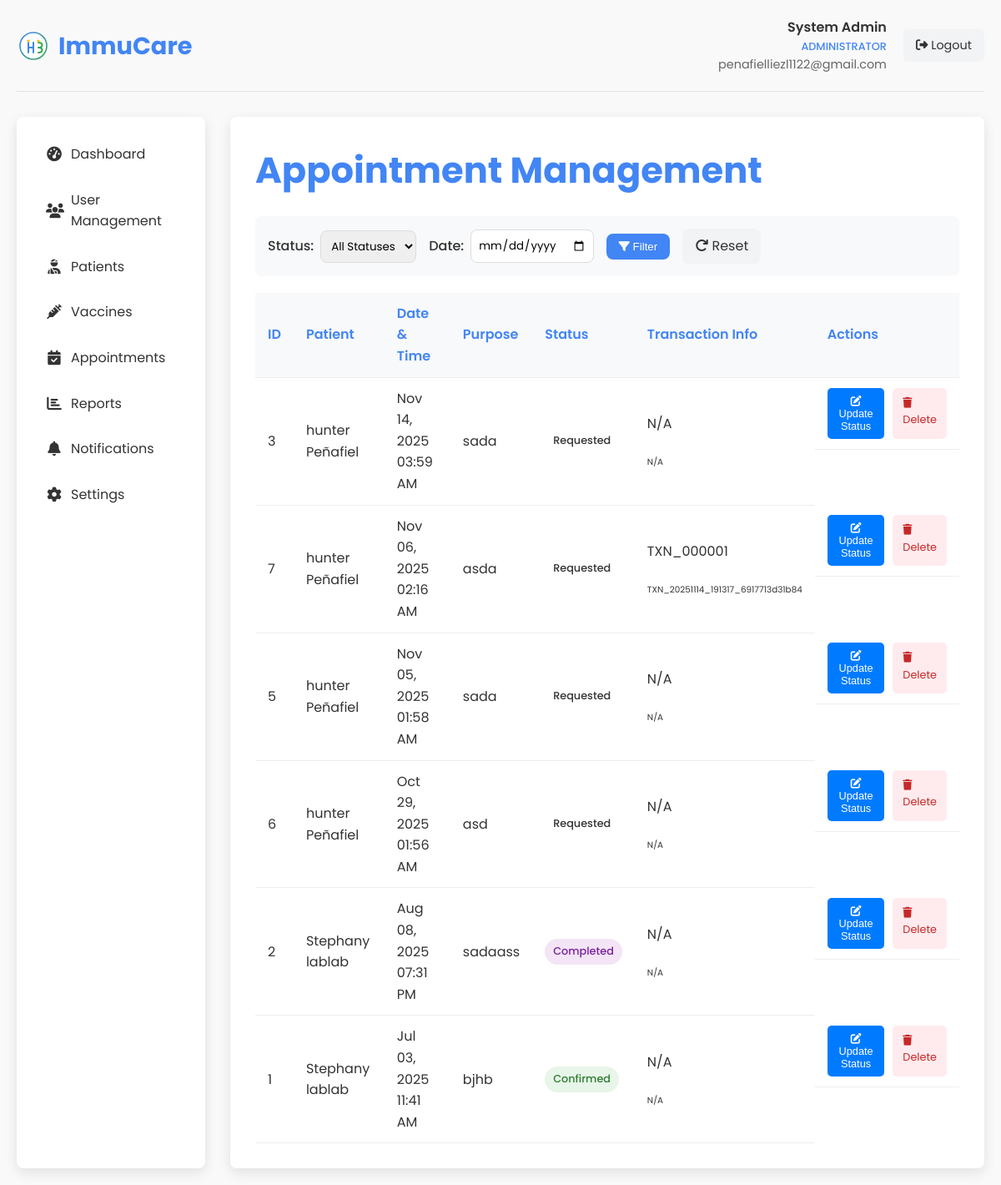
/admin_appointments.php (signed in), run on an earlier commit of the app's database.
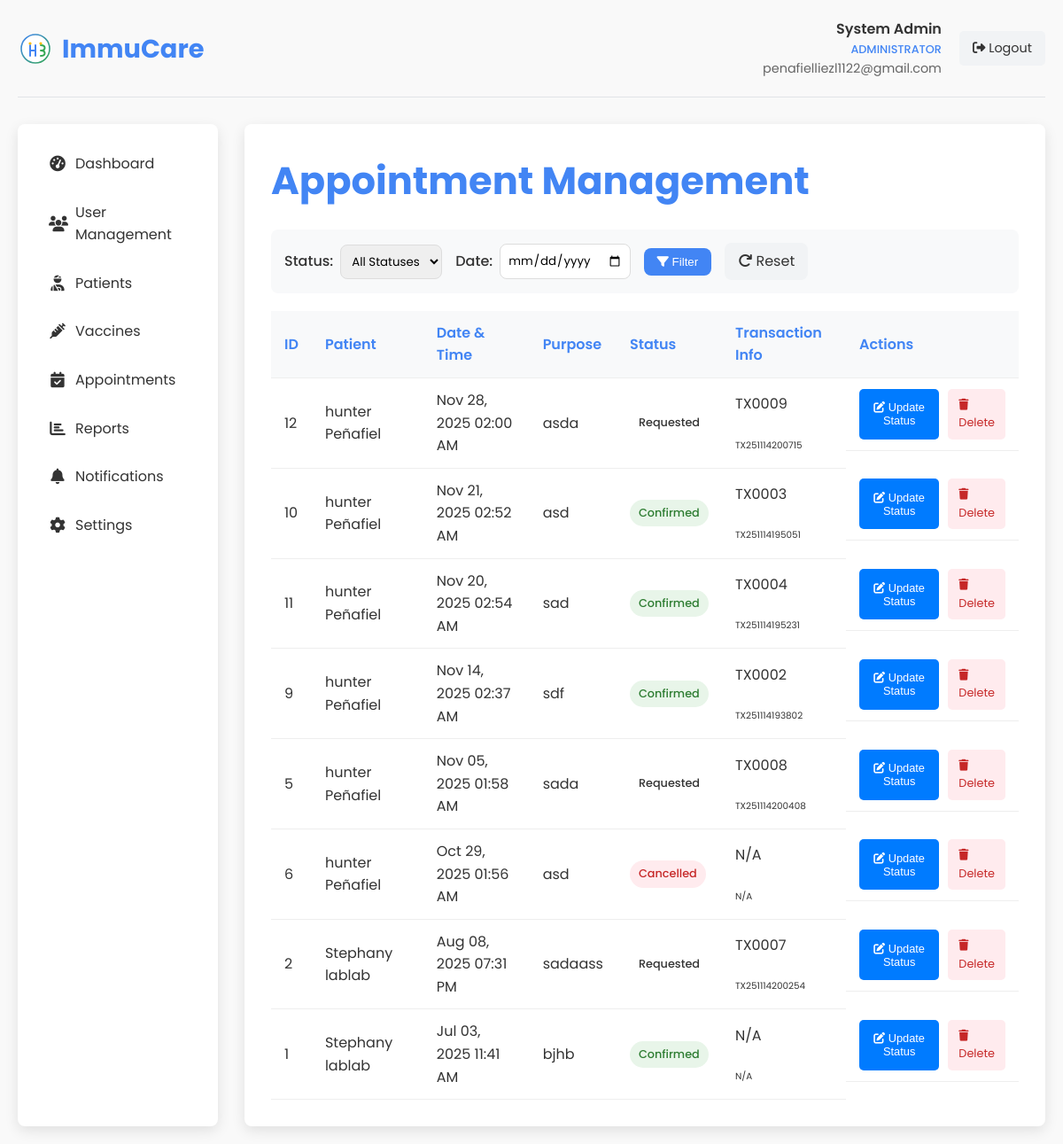
And on a later commit of the database.
### tables this page shows
CREATE TABLE `appointments` (
  `id` int(11) NOT NULL,
  `patient_id` int(11) NOT NULL,
  `staff_id` int(11) DEFAULT NULL,
  `appointment_date` datetime NOT NULL,
  `vaccine_id` int(11) DEFAULT NULL,
  `purpose` varchar(255) NOT NULL,
  `location` varchar(255) DEFAULT 'Main Clinic',
  `status` enum('requested','confirmed','completed','cancelled','no_show') DEFAULT 'requested',
  `notes` text DEFAULT NULL,
  `transaction_id` varchar(100) DEFAULT NULL,
  `transaction_number` varchar(50) DEFAULT NULL,
  `created_at` datetime NOT NULL,
  `updated_at` timestamp NOT NULL DEFAULT current_timestamp() ON UPDATE current_timestamp()
);

### transaction_helper.php (called while the page is built, shortened)
<?php
class TransactionHelper {
    public static function formatTransactionId($transaction_id) {
        if (empty($transaction_id)) {
            return 'N/A';
        }
        return $transaction_id;
    }
    public static function formatTransactionNumber($transaction_number) {
        if (empty($transaction_number)) {
            return 'N/A';
        }
        return $transaction_number;
    }
}
?>

### admin_appointments.php (the view, shortened to what this page needs)
<?php
require_once 'transaction_helper.php';
$admin_name = isset($_SESSION['user_name']) ? $_SESSION['user_name'] : 'Admin';
$admin_email = isset($_SESSION['user_email']) ? $_SESSION['user_email'] : '';
$conn = new mysqli(DB_HOST, DB_USER, DB_PASS, DB_NAME);
$date_filter = isset($_GET['date']) ? $_GET['date'] : '';
$query = "SELECT a.*,
         CONCAT(p.first_name, ' ', p.last_name) as patient_name,
         p.phone_number as patient_phone,
         v.name as vaccine_name,
         a.transaction_id,
         a.transaction_number
         FROM appointments a
         LEFT JOIN patients p ON a.patient_id = p.id
         LEFT JOIN vaccines v ON a.vaccine_id = v.id
         WHERE 1=1";
$query .= " ORDER BY a.appointment_date DESC";
$stmt = $conn->prepare($query);
$stmt->execute();
$appointments_result = $stmt->get_result();
?>
<!DOCTYPE html>
<html lang="en">
<head>
    <link rel="stylesheet" href="styles.css">
    <link rel="stylesheet" href="https://cdnjs.cloudflare.com/ajax/libs/font-awesome/6.4.0/css/all.min.css">
</head>
<body>
    <div class="dashboard-container">
        <div class="dashboard-header">
            <div class="dashboard-logo">
                <img src="images/logo.svg" alt="ImmuCare Logo">
                <h1>ImmuCare</h1>
            </div>
            <div class="user-menu">
                <div class="user-info">
                    <div class="user-name"><?php echo htmlspecialchars($admin_name); ?></div>
                    <div class="user-role">Administrator</div>
                    <div class="user-email"><?php echo htmlspecialchars($admin_email); ?></div>
                </div>
                <a href="admin_dashboard.php?logout=1" class="logout-btn">
                    <i class="fas fa-sign-out-alt"></i> Logout
                </a>
            </div>
        </div>
        <div class="dashboard-content">
            <div class="sidebar">
                <ul class="sidebar-menu">
                    <li><a href="admin_dashboard.php"><i class="fas fa-tachometer-alt"></i> Dashboard</a></li>
                    <li><a href="admin_users.php"><i class="fas fa-users"></i> User Management</a></li>
                    <li><a href="admin_patients.php"><i class="fas fa-user-injured"></i> Patients</a></li>
                    <li><a href="admin_vaccines.php"><i class="fas fa-syringe"></i> Vaccines</a></li>
                    <li><a href="admin_appointments.php" class="active"><i class="fas fa-calendar-check"></i> Appointments</a></li>
                    <li><a href="admin_reports.php"><i class="fas fa-chart-bar"></i> Reports</a></li>
                    <li><a href="admin_notifications.php"><i class="fas fa-bell"></i> Notifications</a></li>
                    <li><a href="admin_settings.php"><i class="fas fa-cog"></i> Settings</a></li>
                </ul>
            </div>
            <div class="main-content">
                <div class="page-title">
                    <h2>Appointment Management</h2>
                </div>
                <form action="" method="GET" class="filter-bar">
                    <div class="filter-group">
                        <label for="status">Status:</label>
                        <select id="status" name="status">
                            <option value="">All Statuses</option>
                        </select>
                    </div>
                    <div class="filter-group">
                        <label for="date">Date:</label>
                        <input type="date" id="date" name="date" value="<?php echo $date_filter; ?>">
                    </div>
                    <button type="submit" class="filter-btn"><i class="fas fa-filter"></i> Filter</button>
                    <a href="admin_appointments.php" class="reset-btn"><i class="fas fa-redo"></i> Reset</a>
                </form>
                <div class="appointments-list">
                    <table class="appointments-table">
                        <thead>
                            <tr>
                                <th>ID</th>
                                <th>Patient</th>
                                <th>Date & Time</th>
                                <th>Purpose</th>
                                <th>Status</th>
                                <th>Transaction Info</th>
                                <th>Actions</th>
                            </tr>
                        </thead>
                        <tbody>
                            <?php if ($appointments_result && $appointments_result->num_rows > 0): ?>
                                <?php while ($appointment = $appointments_result->fetch_assoc()): ?>
                                    <tr>
                                        <td><?php echo $appointment['id']; ?></td>
                                        <td><?php echo htmlspecialchars($appointment['patient_name']); ?></td>
                                        <td><?php echo date('M d, Y h:i A', strtotime($appointment['appointment_date'])); ?></td>
                                        <td><?php echo htmlspecialchars($appointment['purpose']); ?></td>
                                        <td>
                                            <span class="appointment-status status-<?php echo $appointment['status']; ?>">
                                                <?php echo ucfirst($appointment['status']); ?>
                                            </span>
                                        </td>
                                        <td class="transaction-info">
                                            <div class="small">
                                                <div class="badge bg-primary mb-1"><?php echo TransactionHelper::formatTransactionNumber($appointment['transaction_number']); ?></div><br>
                                                <div class="text-muted" style="font-size: 0.65rem;"><?php echo TransactionHelper::formatTransactionId($appointment['transaction_id']); ?></div>
                                            </div>
                                        </td>
                                        <td class="action-buttons">
                                            <button type="button" class="btn-edit" onclick="openStatusModal(<?php echo $appointment['id']; ?>, '<?php echo $appointment['status']; ?>', '<?php echo htmlspecialchars($appointment['notes'] ?? '', ENT_QUOTES); ?>')">
                                                <i class="fas fa-edit"></i> Update Status
                                            </button>
                                            <a href="?action=delete&id=<?php echo $appointment['id']; ?>" class="btn-delete" onclick="return confirm('Are you sure you want to delete this appointment?');">
                                                <i class="fas fa-trash"></i> Delete
                                            </a>
                                        </td>
                                    </tr>
                                <?php endwhile; ?>
                            <?php else: ?>
                                <tr>
                                    <td colspan="8" style="text-align: center;">No appointments found.</td>
                                </tr>
                            <?php endif; ?>
                        </tbody>
                    </table>
                </div>
            </div>
        </div>
    </div>
</body>
</html>

### styles.css (style rules this page uses)
:root { --primary-color: #4285f4; --secondary-color: #34a853; --accent-color: #fbbc05; --text-color: #333; --light-text: #666; --bg-light: #f9f9f9; --bg-white: #ffffff; --shadow: 0 5px 15px rgba(0, 0, 0, 0.1); --border-radius: 8px; --transition: all 0.3s ease; }
* { margin: 0; padding: 0; box-sizing: border-box; }
html { scroll-behavior: smooth; }
body { font-family: 'Poppins', sans-serif; line-height: 1.6; color: var(--text-color); background-color: var(--bg-light); }
a { text-decoration: none; color: inherit; }
ul { list-style: none; }
img { max-width: 100%; height: auto; }

### admin_appointments.php (style rules this page uses)
.dashboard-container { max-width: 1400px; margin: 0 auto; padding: 20px; }
.dashboard-header { display: flex; justify-content: space-between; align-items: center; margin-bottom: 30px; padding-bottom: 20px; border-bottom: 1px solid #e1e4e8; }
.dashboard-logo { display: flex; align-items: center; }
.dashboard-logo img { height: 40px; margin-right: 10px; }
.dashboard-logo h1 { font-size: 1.8rem; color: var(--primary-color); margin: 0; }
.user-menu { display: flex; align-items: center; }
.user-info { margin-right: 20px; text-align: right; }
.user-name { font-weight: 600; color: var(--text-color); }
.user-role { font-size: 0.8rem; color: var(--primary-color); font-weight: 500; text-transform: uppercase; }
.user-email { font-size: 0.9rem; color: var(--light-text); }
.logout-btn { padding: 8px 15px; background-color: #f1f3f5; color: var(--text-color); border-radius: 5px; font-size: 0.9rem; transition: var(--transition); }
.dashboard-content { display: grid; grid-template-columns: 1fr 4fr; gap: 30px; }
.sidebar { background-color: var(--bg-white); border-radius: var(--border-radius); box-shadow: var(--shadow); padding: 20px; }
.sidebar-menu { list-style: none; padding: 0; margin: 0; }
.sidebar-menu li { margin-bottom: 5px; }
.sidebar-menu a { display: flex; align-items: center; padding: 12px 15px; border-radius: var(--border-radius); color: var(--text-color); transition: var(--transition); text-decoration: none; }
.sidebar-menu i { margin-right: 10px; font-size: 1.1rem; width: 20px; text-align: center; }
.main-content { background-color: var(--bg-white); border-radius: var(--border-radius); box-shadow: var(--shadow); padding: 30px; }
.page-title { font-size: 1.8rem; color: var(--primary-color); margin-bottom: 20px; display: flex; justify-content: space-between; align-items: center; }
.filter-bar { display: flex; gap: 15px; margin-bottom: 20px; flex-wrap: wrap; align-items: center; background-color: #f8f9fa; padding: 15px; border-radius: var(--border-radius); }
.filter-group { display: flex; align-items: center; gap: 8px; }
.filter-group label { font-weight: 500; }
.filter-group select, .filter-group input { padding: 8px; border: 1px solid #ddd; border-radius: var(--border-radius); font-family: inherit; }
.filter-btn { background-color: var(--primary-color); color: white; border: none; padding: 8px 15px; border-radius: var(--border-radius); cursor: pointer; transition: var(--transition); }
.reset-btn { background-color: #f1f3f5; color: var(--text-color); border: none; padding: 8px 15px; border-radius: var(--border-radius); cursor: pointer; transition: var(--transition); }
.appointments-table { width: 100%; border-collapse: collapse; }
.appointments-table th, .appointments-table td { padding: 12px 15px; text-align: left; border-bottom: 1px solid #eee; }
.appointments-table th { font-weight: 600; color: var(--primary-color); background-color: #f8f9fa; }
.appointment-status { display: inline-block; padding: 5px 10px; border-radius: 20px; font-size: 0.8rem; font-weight: 500; }
.status-confirmed { background-color: #e8f5e9; color: #2e7d32; }
.status-cancelled { background-color: #ffebee; color: #c62828; }
.action-buttons { display: flex; gap: 10px; }
.btn-view, .btn-edit, .btn-delete { padding: 8px 12px; border-radius: 5px; font-size: 0.8rem; text-decoration: none; transition: var(--transition); border: none; cursor: pointer; }
.btn-edit { background-color: #007bff; color: white; }
.btn-delete { background-color: #ffebee; color: #c62828; }
.status-completed { background-color: #f3e5f5; color: #7b1fa2; }

What changed in the data, as far as the page shows it:
removed appointments: id "3", patient_name "hunter Peñafiel", appointment_date "Nov 14, 2025 03:59 AM", purpose "sada", status "Requested", transaction_number "N/A", transaction "N/A"
removed appointments: id "7", patient_name "hunter Peñafiel", appointment_date "Nov 06, 2025 02:16 AM", purpose "asda", status "Requested", transaction_number "TXN_000001", transaction "TXN_20251114_191317_6917713d31b84"
added appointments: id "12", patient_name "hunter Peñafiel", appointment_date "Nov 28, 2025 02:00 AM", purpose "asda", status "Requested", transaction_number "TX0009", transaction "TX251114200715"
added appointments: id "10", patient_name "hunter Peñafiel", appointment_date "Nov 21, 2025 02:52 AM", purpose "asd", status "Confirmed", transaction_number "TX0003", transaction "TX251114195051"
added appointments: id "11", patient_name "hunter Peñafiel", appointment_date "Nov 20, 2025 02:54 AM", purpose "sad", status "Confirmed", transaction_number "TX0004", transaction "TX251114195231"
added appointments: id "9", patient_name "hunter Peñafiel", appointment_date "Nov 14, 2025 02:37 AM", purpose "sdf", status "Confirmed", transaction_number "TX0002", transaction "TX251114193802"
changed appointments "Nov 05, 2025 01:58 AM": transaction_number "N/A" → "TX0008"; transaction "N/A" → "TX251114200408"
changed appointments id 6: status "Requested" → "Cancelled"
changed appointments "Aug 08, 2025 07:31 PM": status "Completed" → "Requested"; transaction_number "N/A" → "TX0007"; transaction "N/A" → "TX251114200254"
